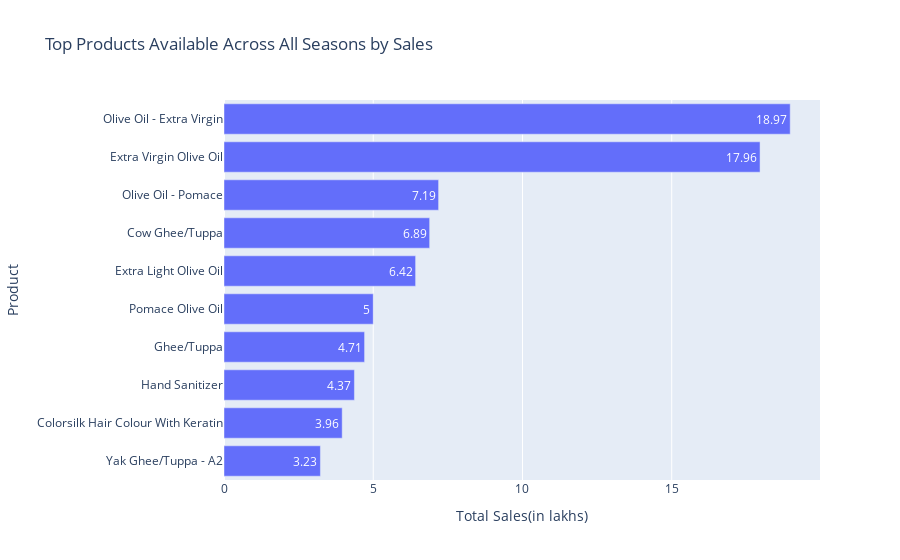

Notebook source saved alongside this figure:
### Code cell
# All season Products by Revenue

products_all_seasons = df.groupby('product_title').filter(lambda x: x['seasonal_indicator'].nunique() == len(df['seasonal_indicator'].unique()))

product_sales = products_all_seasons.groupby('product_title')['sales'].sum().reset_index()

# product_sales_sorted = product_sales.sort_values(by='sales', ascending=False)
top_5_products = product_sales.nlargest(10, 'sales').reset_index(drop=True)
top_5_products = top_5_products[::-1]

fig = px.bar(top_5_products , x='sales', y='product_title', orientation='h', text=top_5_products['sales'].apply(lambda x: round(x, 2)),
             title='Top Products Available Across All Seasons by Sales', 
             labels={'product_title': 'Product', 'sales': 'Total Sales(in lakhs)'})

fig.show()

### Figure 1 — Plotly figure (JSON) as saved in the notebook; plotly's stock layout.template omitted (floating-point values rounded to 4 significant figures)
{"data": [{"alignmentgroup": "True", "hovertemplate": "Total Sales(in lakhs)=%{x}<br>Product=%{y}<br>text=%{text}<extra></extra>", "legendgroup": "", "marker": {"color": "#636efa", "pattern": {"shape": ""}}, "name": "", "offsetgroup": "", "orientation": "h", "showlegend": false, "text": [3.23, 3.96, 4.37, 4.71, 5, 6.42, 6.89, 7.19, 17.96, 18.97], "textposition": "auto", "type": "bar", "x": [3.23, 3.96, 4.37, 4.71, 5, 6.42, 6.89, 7.19, 17.96, 18.97], "xaxis": "x", "y": ["Yak Ghee/Tuppa - A2", "Colorsilk Hair Colour With Keratin", "Hand Sanitizer", "Ghee/Tuppa", "Pomace Olive Oil", "Extra Light Olive Oil", "Cow Ghee/Tuppa", "Olive Oil - Pomace", "Extra Virgin Olive Oil", "Olive Oil - Extra Virgin"], "yaxis": "y"}], "layout": {"barmode": "relative", "legend": {"tracegroupgap": 0}, "title": {"text": "Top Products Available Across All Seasons by Sales"}, "xaxis": {"anchor": "y", "domain": [0, 1], "title": {"text": "Total Sales(in lakhs)"}}, "yaxis": {"anchor": "x", "domain": [0, 1], "title": {"text": "Product"}}}}
